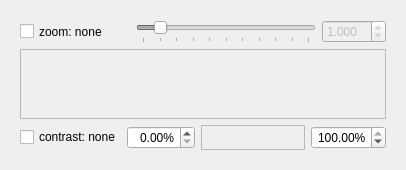
      <widget class="QWidget" name="tab_3">
       <attribute name="title">
        <string>Image viewer</string>
       </attribute>
       <layout class="QVBoxLayout" name="verticalLayout_26">
        <item>
         <widget class="QFrame" name="MainFrame">
          <property name="sizePolicy">
           <sizepolicy hsizetype="Expanding" vsizetype="Expanding">
            <horstretch>0</horstretch>
            <verstretch>0</verstretch>
           </sizepolicy>
          </property>
          <property name="frameShape">
           <enum>QFrame::NoFrame</enum>
          </property>
          <property name="frameShadow">
           <enum>QFrame::Plain</enum>
          </property>
          <layout class="QVBoxLayout" name="verticalLayout_3">
           <item>
            <layout class="QVBoxLayout" name="imageVerticalLayout">
             <item>
              <layout class="QHBoxLayout" name="horizontalLayout_2">
               <item>
                <widget class="QCheckBox" name="zoomCheckBox">
                 <property name="sizePolicy">
                  <sizepolicy hsizetype="Fixed" vsizetype="Fixed">
                   <horstretch>0</horstretch>
                   <verstretch>0</verstretch>
                  </sizepolicy>
                 </property>
                 <property name="minimumSize">
                  <size>
                   <width>110</width>
                   <height>21</height>
                  </size>
                 </property>
                 <property name="maximumSize">
                  <size>
                   <width>101</width>
                   <height>21</height>
                  </size>
                 </property>
                 <property name="text">
                  <string>zoom: none</string>
                 </property>
                 <property name="checked">
                  <bool>false</bool>
                 </property>
                 <property name="autoRepeatInterval">
                  <number>100</number>
                 </property>
                 <property name="tristate">
                  <bool>true</bool>
                 </property>
                </widget>
               </item>
               <item>
                <widget class="QSlider" name="zoomSlider">
                 <property name="enabled">
                  <bool>false</bool>
                 </property>
                 <property name="sizePolicy">
                  <sizepolicy hsizetype="Expanding" vsizetype="Fixed">
                   <horstretch>0</horstretch>
                   <verstretch>0</verstretch>
                  </sizepolicy>
                 </property>
                 <property name="minimumSize">
                  <size>
                   <width>180</width>
                   <height>23</height>
                  </size>
                 </property>
                 <property name="maximumSize">
                  <size>
                   <width>260</width>
                   <height>23</height>
                  </size>
                 </property>
                 <property name="minimum">
                  <number>0</number>
                 </property>
                 <property name="maximum">
                  <number>1000</number>
                 </property>
                 <property name="pageStep">
                  <number>10</number>
                 </property>
                 <property name="value">
                  <number>100</number>
                 </property>
                 <property name="orientation">
                  <enum>Qt::Horizontal</enum>
                 </property>
                 <property name="invertedAppearance">
                  <bool>false</bool>
                 </property>
                 <property name="invertedControls">
                  <bool>false</bool>
                 </property>
                 <property name="tickPosition">
                  <enum>QSlider::TicksBelow</enum>
                 </property>
                 <property name="tickInterval">
                  <number>100</number>
                 </property>
                </widget>
               </item>
               <item>
                <widget class="QDoubleSpinBox" name="zoomDoubleSpinBox">
                 <property name="enabled">
                  <bool>false</bool>
                 </property>
                 <property name="wrapping">
                  <bool>false</bool>
                 </property>
                 <property name="frame">
                  <bool>true</bool>
                 </property>
                 <property name="decimals">
                  <number>3</number>
                 </property>
                 <property name="minimum">
                  <double>0.010000000000000</double>
                 </property>
                 <property name="maximum">
                  <double>10.000000000000000</double>
                 </property>
                 <property name="singleStep">
                  <double>0.050000000000000</double>
                 </property>
                 <property name="value">
                  <double>1.000000000000000</double>
                 </property>
                </widget>
               </item>
               <item>
                <spacer name="horizontalSpacer">
                 <property name="orientation">
                  <enum>Qt::Horizontal</enum>
                 </property>
                 <property name="sizeType">
                  <enum>QSizePolicy::MinimumExpanding</enum>
                 </property>
                 <property name="sizeHint" stdset="0">
                  <size>
                   <width>0</width>
                   <height>20</height>
                  </size>
                 </property>
                </spacer>
               </item>
              </layout>
             </item>
             <item>
              <widget class="QScrollArea" name="imageViewer">
               <property name="sizePolicy">
                <sizepolicy hsizetype="Expanding" vsizetype="Expanding">
                 <horstretch>0</horstretch>
                 <verstretch>0</verstretch>
                </sizepolicy>
               </property>
               <property name="cursor" stdset="0">
                <cursorShape>OpenHandCursor</cursorShape>
               </property>
               <property name="mouseTracking">
                <bool>true</bool>
               </property>
               <property name="toolTip">
                <string/>
               </property>
               <property name="frameShape">
                <enum>QFrame::StyledPanel</enum>
               </property>
               <property name="frameShadow">
                <enum>QFrame::Sunken</enum>
               </property>
               <property name="lineWidth">
                <number>1</number>
               </property>
               <property name="verticalScrollBarPolicy">
                <enum>Qt::ScrollBarAsNeeded</enum>
               </property>
               <property name="horizontalScrollBarPolicy">
                <enum>Qt::ScrollBarAsNeeded</enum>
               </property>
               <property name="widgetResizable">
                <bool>true</bool>
               </property>
               <property name="alignment">
                <set>Qt::AlignLeading|Qt::AlignLeft|Qt::AlignTop</set>
               </property>
               <widget class="QWidget" name="scrollAreaWidgetContents">
                <property name="geometry">
                 <rect>
                  <x>0</x>
                  <y>0</y>
                  <width>371</width>
                  <height>320</height>
                 </rect>
                </property>
                <property name="mouseTracking">
                 <bool>true</bool>
                </property>
               </widget>
              </widget>
             </item>
            </layout>
           </item>
           <item>
            <layout class="QHBoxLayout" name="horizontalLayout_19">
             <item>
              <widget class="QCheckBox" name="fitMinMaxCheckBox">
               <property name="minimumSize">
                <size>
                 <width>0</width>
                 <height>0</height>
                </size>
               </property>
               <property name="text">
                <string>contrast: none</string>
               </property>
               <property name="tristate">
                <bool>true</bool>
               </property>
              </widget>
             </item>
             <item>
              <widget class="QDoubleSpinBox" name="minLevelDoubleSpinBox">
               <property name="enabled">
                <bool>true</bool>
               </property>
               <property name="alignment">
                <set>Qt::AlignRight|Qt::AlignTrailing|Qt::AlignVCenter</set>
               </property>
               <property name="prefix">
                <string/>
               </property>
               <property name="suffix">
                <string>%</string>
               </property>
               <property name="maximum">
                <double>99.989999999999995</double>
               </property>
              </widget>
             </item>
             <item>
              <widget class="QLabel" name="colorBar">
               <property name="sizePolicy">
                <sizepolicy hsizetype="Expanding" vsizetype="Fixed">
                 <horstretch>0</horstretch>
                 <verstretch>0</verstretch>
                </sizepolicy>
               </property>
               <property name="minimumSize">
                <size>
                 <width>0</width>
                 <height>25</height>
                </size>
               </property>
               <property name="whatsThis">
                <string>This bar shows the value of the pixel
under the mous pointer.</string>
               </property>
               <property name="frameShape">
                <enum>QFrame::StyledPanel</enum>
               </property>
               <property name="frameShadow">
                <enum>QFrame::Sunken</enum>
               </property>
               <property name="text">
                <string/>
               </property>
              </widget>
             </item>
             <item>
              <widget class="QDoubleSpinBox" name="maxLevelDoubleSpinBox">
               <property name="enabled">
                <bool>true</bool>
               </property>
               <property name="alignment">
                <set>Qt::AlignRight|Qt::AlignTrailing|Qt::AlignVCenter</set>
               </property>
               <property name="suffix">
                <string>%</string>
               </property>
               <property name="minimum">
                <double>0.010000000000000</double>
               </property>
               <property name="maximum">
                <double>100.000000000000000</double>
               </property>
               <property name="singleStep">
                <double>1.000000000000000</double>
               </property>
               <property name="value">
                <double>100.000000000000000</double>
               </property>
              </widget>
             </item>
            </layout>
           </item>
          </layout>
         </widget>
        </item>
       </layout>
      </widget>
